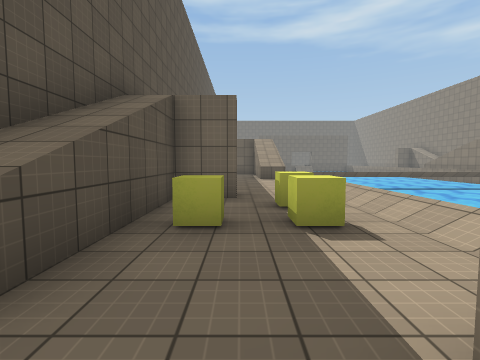
view 1 (above)

24 first-person views from a walk through a 3-D level made in the Unity game engine. The camera is 1.4 m above the floor, tilts 4° down and sees 85° across. The floor is counted in squares, 2 m on a side. Each view is taken from the middle of a square. On the plan, view 1 faces up. The plan holds only what a view shows up to about 9 squares ahead; the rest is blank. The place goes on beyond the plan. The player is left out. Surface patterns are stand-ins for the level's own textures.

view 2
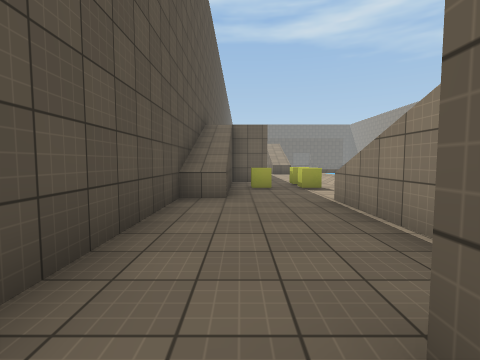

view 3
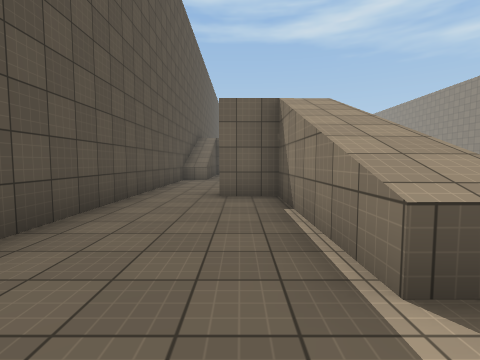

view 4
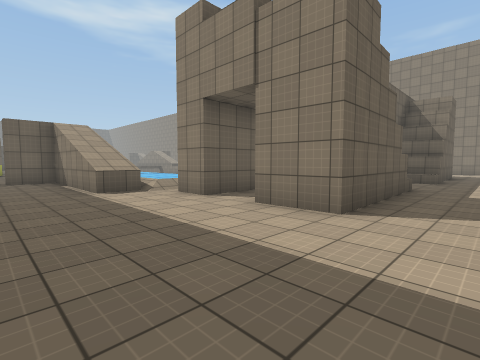

view 5
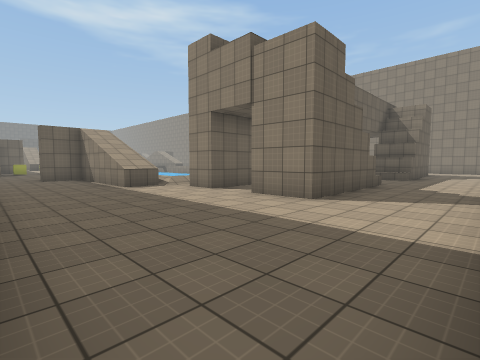

view 6
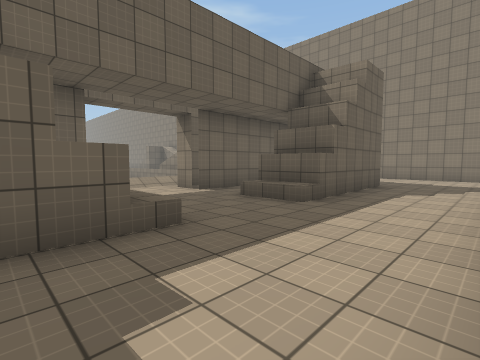

view 7
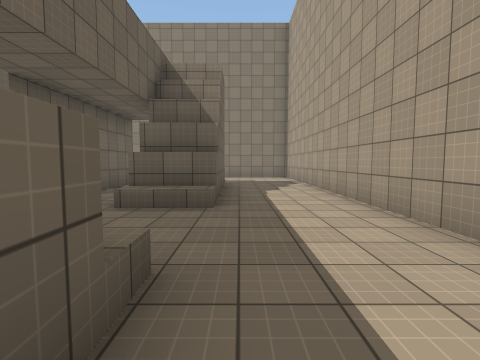

view 8
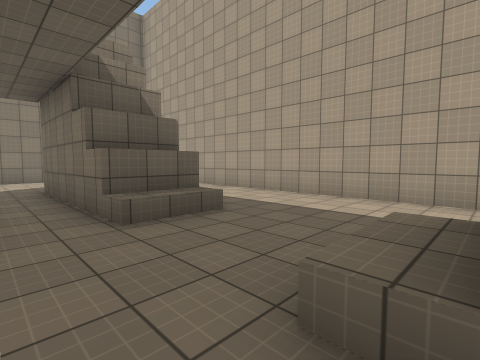

view 9
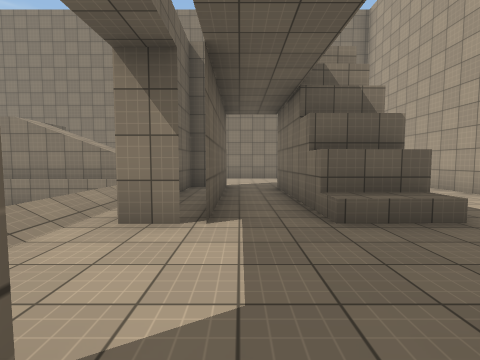

view 10
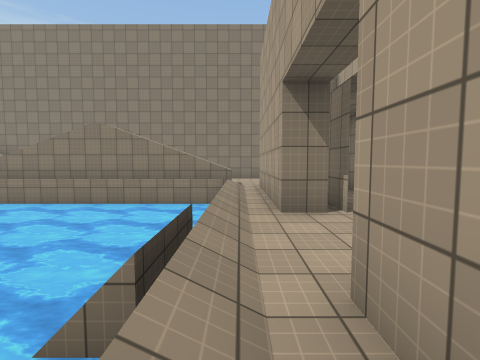

view 11
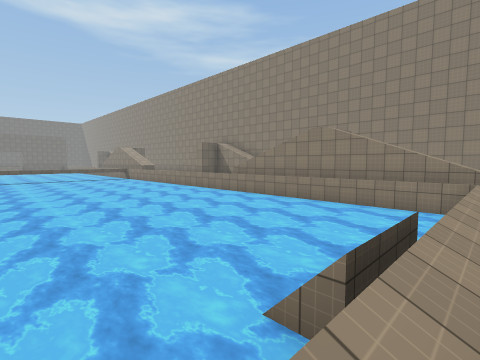

view 12
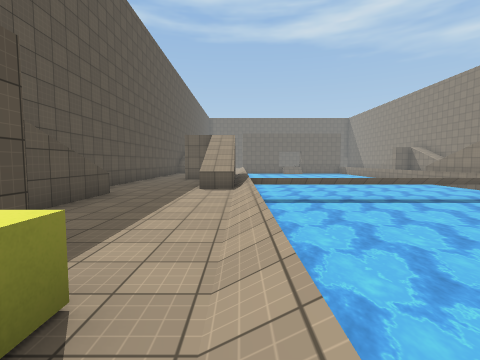

view 13
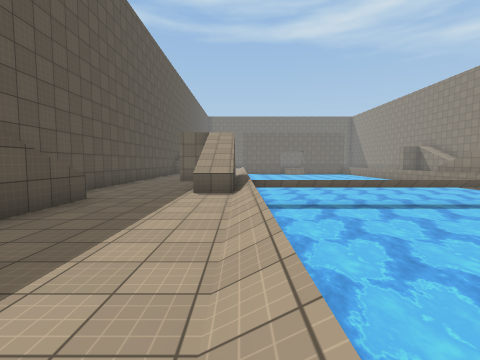

view 14
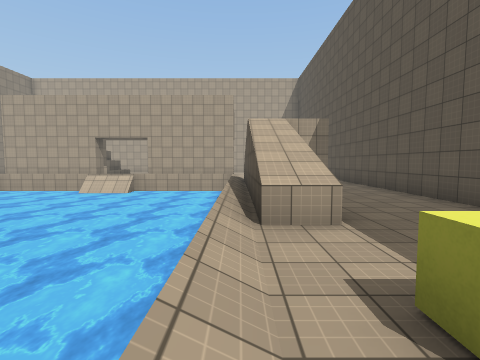

view 15
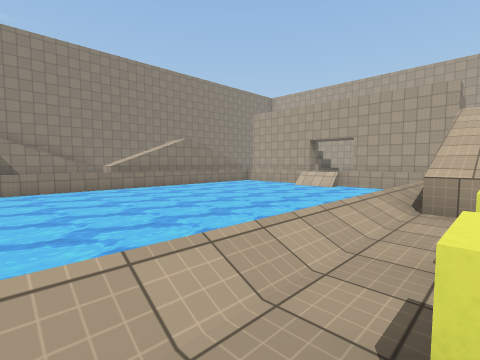

view 16
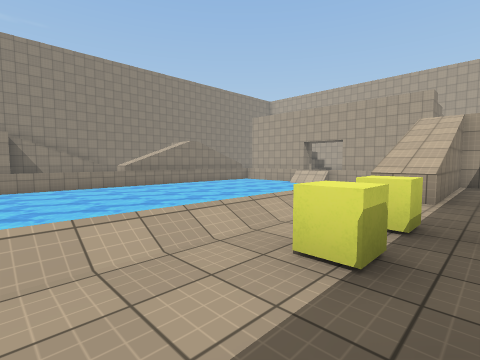

view 17
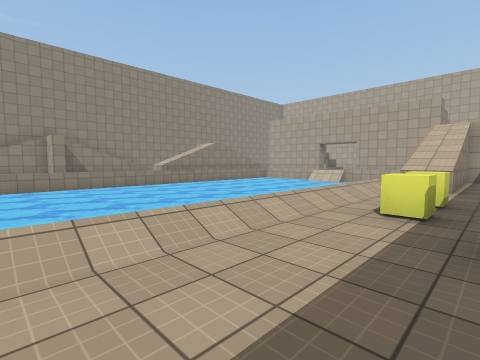

view 18
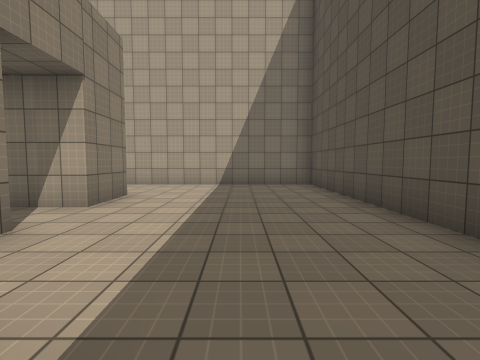

view 19
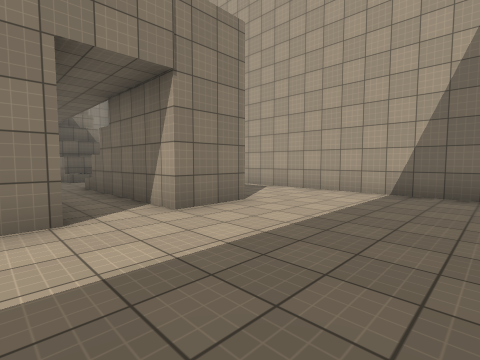

view 20
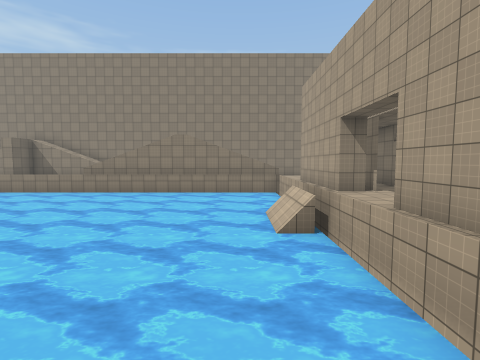

view 21
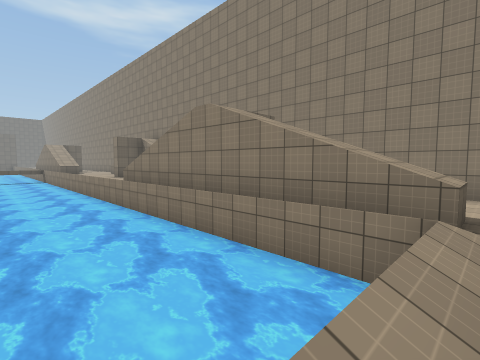

view 22
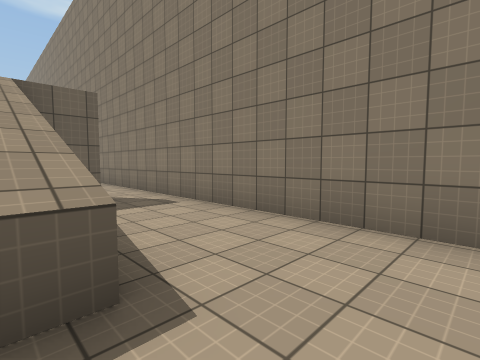

view 23
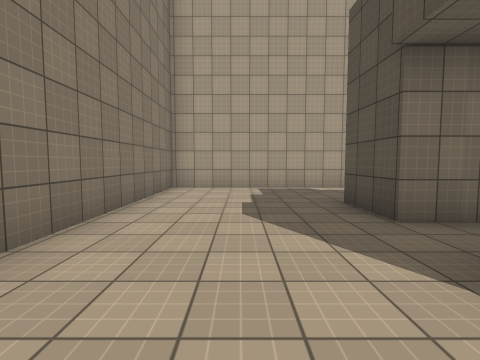

view 24
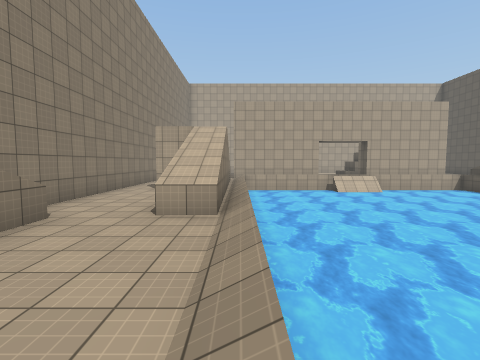

### Floor plan
Key: @ floor where view 1 was taken; # wall or solid block; . main floor; : floor 0.25 m higher than the main floor; / step, stairs or slope; = window, fence, low wall or low ledge; ≈ water the walk keeps out of; ^ raised ledge; O other object.
Columns run from 3 left of view 1 to 17 right of it. Each row starts with its distance up from view 1.
 13 #...#:≈≈≈≈≈≈≈≈
 12 #... :≈≈≈≈≈≈≈≈
 11 #...^:≈≈≈≈≈≈≈
 10 #..../≈≈≈≈≈≈≈
  9 ##.../≈≈≈≈≈≈
  8  #.../≈≈≈≈≈≈≈≈
  7  #.../≈≈≈≈≈≈≈≈≈≈
  6    ../≈≈≈≈≈≈≈≈≈
  5  ##../≈≈≈≈≈≈≈≈≈≈/
  4  #..O/  ≈≈≈≈≈≈≈≈/.
  3  #.OO/  ≈≈≈≈≈≈≈≈/..
  2  #.../≈≈≈≈≈≈≈≈≈≈/..#
  1 ##.../≈≈≈≈≈≈≈≈≈≈/..^#
  0 #..@#:≈≈≈≈≈≈≈≈≈≈:#..#
 -1 #...#:≈≈≈≈≈≈≈≈≈≈:#..#
 -2 #...#:≈≈≈≈≈≈≈≈≈≈:#..#
 -3 #...#:≈≈≈≈≈≈≈≈≈≈:#..#
 -4 #..##:≈≈≈≈≈≈≈≈≈≈:##.#
 -5 #...#:≈≈≈≈≈≈≈≈≈≈:#..#
 -6 #...#: ≈≈≈≈≈≈≈≈≈:#..#
 -7 #...#: ≈≈≈≈≈≈≈≈≈:=..#
 -8 #....////////////...#
 -9 #.....####..#####...#
-10 #...................#
-11 #.....####..^####...#
-12 #.....####..^####...#
-13 #...................#
-14 #...................#
-15 #...................#
-16 #####################

Where each view was taken, in squares from view 1:
view 1: 0 up, 0 right, facing up
view 2: 4 down, 1 left, facing up
view 3: 9 down, 0 right, facing up
view 4: 14 down, 1 left, facing up-right
view 5: 15 down, 2 left, facing up-right
view 6: 15 down, 5 right, facing up-right
view 7: 13 down, 5 right, facing right
view 8: 10 down, 6 right, facing down-right
view 9: 10 down, 6 right, facing right
view 10: 8 down, 5 right, facing right
view 11: 8 down, 5 right, facing up-right
view 12: 3 up, 2 right, facing up
view 13: 4 up, 2 right, facing up
view 14: 4 up, 2 right, facing down
view 15: 5 up, 1 right, facing down-right
view 16: 6 up, 0 right, facing down-right
view 17: 8 up, 0 right, facing down-right
view 18: 7 down, 0 right, facing down
view 19: 9 down, 1 left, facing down-right
view 20: 6 down, 2 right, facing right
view 21: 8 down, 10 right, facing up-right
view 22: 9 down, 14 right, facing up-right
view 23: 8 down, 15 right, facing down
view 24: 5 up, 13 right, facing down
